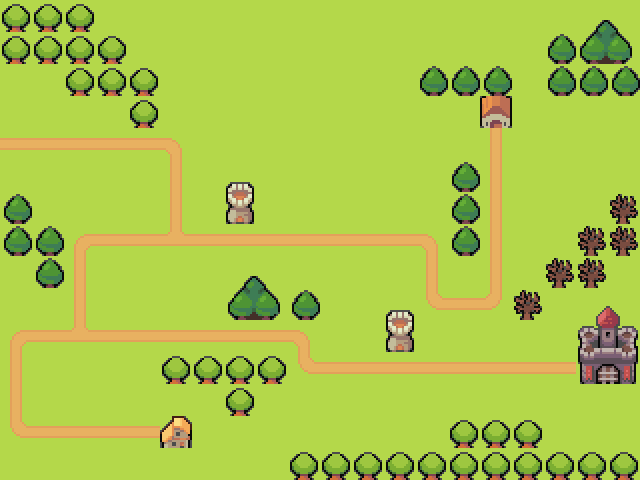

The image is a tile-based game level rendered from a .tmx file. Its description and complete source (layers, tilesets, objects, tile grids) follow:
An orthogonal 20x15 tile map with 32x32 px tiles, 3 tile layers (background, roads, buildings) and 1 object (player).

<map version="1.2" tiledversion="1.2.4" orientation="orthogonal" renderorder="right-down" width="20" height="15" tilewidth="32" tileheight="32" infinite="0" nextlayerid="6" nextobjectid="4">
 <tileset firstgid="1" name="map_tileset" tilewidth="32" tileheight="32" tilecount="240" columns="20">
  <image source="../images/tileset.png" width="640" height="384" />
 </tileset>
 <layer id="2" name="background" width="20" height="15">
  <properties>
   <property name="tileset" value="map_tileset" />
  </properties>
  <data encoding="csv">
22,22,22,22,22,22,22,22,22,22,22,22,22,22,22,22,22,22,22,22,
22,22,22,22,22,22,22,22,22,22,22,22,22,22,22,22,22,22,22,22,
22,22,22,22,22,22,22,22,22,22,22,22,22,22,22,22,22,22,22,22,
22,22,22,22,22,22,22,22,22,22,22,22,22,22,22,22,22,22,22,22,
22,22,22,22,22,22,22,22,22,22,22,22,22,22,22,22,22,22,22,22,
22,22,22,22,22,22,22,22,22,22,22,22,22,22,22,22,22,22,22,22,
22,22,22,22,22,22,22,22,22,22,22,22,22,22,22,22,22,22,22,22,
22,22,22,22,22,22,22,22,22,22,22,22,22,22,22,22,22,22,22,22,
22,22,22,22,22,22,22,22,22,22,22,22,22,22,22,22,22,22,22,22,
22,22,22,22,22,22,22,22,22,22,22,22,22,22,22,22,22,22,22,22,
22,22,22,22,22,22,22,22,22,22,22,22,22,22,22,22,22,22,22,22,
22,22,22,22,22,22,22,22,22,22,22,22,22,22,22,22,22,22,22,22,
22,22,22,22,22,22,22,22,22,22,22,22,22,22,22,22,22,22,22,22,
22,22,22,22,22,22,22,22,22,22,22,22,22,22,22,22,22,22,22,22,
22,22,22,22,22,22,22,22,22,22,22,22,22,22,22,22,22,22,22,22
</data>
 </layer>
 <layer id="3" name="roads" width="20" height="15">
  <properties>
   <property name="tileset" value="map_tileset" />
  </properties>
  <data encoding="csv">
0,0,0,0,0,0,0,0,0,0,0,0,0,0,0,0,0,0,0,0,
0,0,0,0,0,0,0,0,0,0,0,0,0,0,0,0,0,0,0,0,
0,0,0,0,0,0,0,0,0,0,0,0,0,0,0,0,0,0,0,0,
0,0,0,0,0,0,0,0,0,0,0,0,0,0,0,0,0,0,0,0,
62,62,62,62,62,63,0,0,0,0,0,0,0,0,0,82,0,0,0,0,
0,0,0,0,0,82,0,0,0,0,0,0,0,0,0,82,0,0,0,0,
0,0,0,0,0,82,0,0,0,0,0,0,0,0,0,82,0,0,0,0,
0,0,61,62,62,122,62,62,62,62,62,62,62,63,0,82,0,0,0,0,
0,0,82,0,0,0,0,0,0,0,0,0,0,82,0,82,0,0,0,0,
0,0,82,0,0,0,0,0,0,0,0,0,0,81,62,83,0,0,0,0,
61,62,122,62,62,62,62,62,62,63,0,0,0,0,0,0,0,0,0,0,
82,0,0,0,0,0,0,0,0,81,62,62,62,62,62,62,62,62,0,0,
82,0,0,0,0,0,0,0,0,0,0,0,0,0,0,0,0,0,0,0,
81,62,62,62,62,0,0,0,0,0,0,0,0,0,0,0,0,0,0,0,
0,0,0,0,0,0,0,0,0,0,0,0,0,0,0,0,0,0,0,0
</data>
 </layer>
 <layer id="4" name="buildings" width="20" height="15">
  <properties>
   <property name="collision" type="bool" value="true" />
   <property name="tileset" value="map_tileset" />
  </properties>
  <data encoding="csv">
150,150,150,0,0,0,0,0,0,0,0,0,0,0,0,0,0,0,95,96,
150,150,150,150,0,0,0,0,0,0,0,0,0,0,0,0,0,114,115,116,
0,0,150,150,150,0,0,0,0,0,0,0,0,114,114,114,0,114,114,114,
0,0,0,0,150,0,0,0,0,0,0,0,0,0,0,129,0,0,0,0,
0,0,0,0,0,0,0,0,0,0,0,0,0,0,0,0,0,0,0,0,
0,0,0,0,0,0,0,126,0,0,0,0,0,0,114,0,0,0,0,0,
114,0,0,0,0,0,0,146,0,0,0,0,0,0,114,0,0,0,0,153,
114,114,0,0,0,0,0,0,0,0,0,0,0,0,114,0,0,0,153,153,
0,114,0,0,0,0,0,95,96,0,0,0,0,0,0,0,0,153,153,0,
0,0,0,0,0,0,0,115,116,114,0,0,126,0,0,0,153,0,64,65,
0,0,0,0,0,0,0,0,0,0,0,0,146,0,0,0,0,0,84,85,
0,0,0,0,0,150,150,150,150,0,0,0,0,0,0,0,0,0,104,105,
0,0,0,0,0,0,0,150,0,0,0,0,0,0,0,0,0,0,0,0,
0,0,0,0,0,127,0,0,0,0,0,0,0,0,150,150,150,0,0,0,
0,0,0,0,0,0,0,0,0,150,150,150,150,150,150,150,150,150,150,150
</data>
 </layer>
 <objectgroup id="5" name="objects">
  <object id="2" name="player" type="player" x="224" y="32" width="32" height="32">
   <properties>
    <property name="group" value="players" />
    <property name="texture" value="player_spritesheet" />
    <property name="walking_speed" type="int" value="50" />
   </properties>
  </object>
 </objectgroup>
</map>
